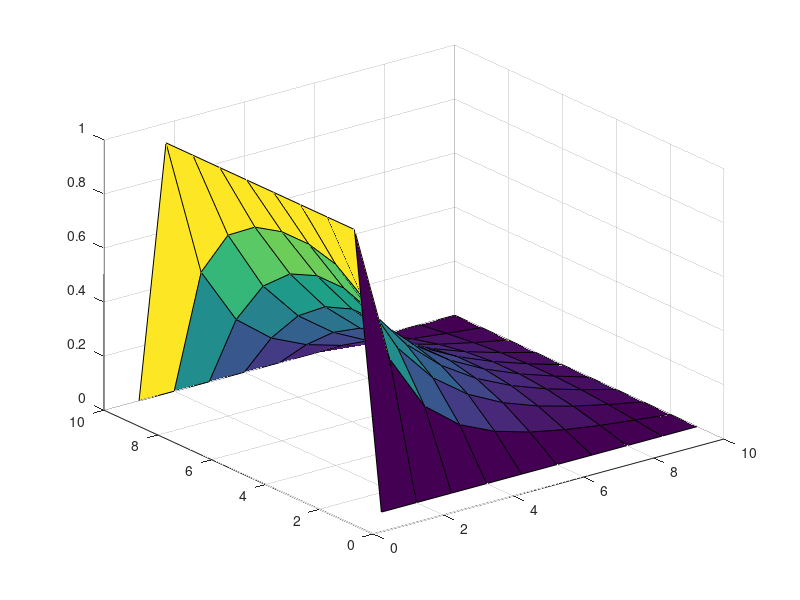
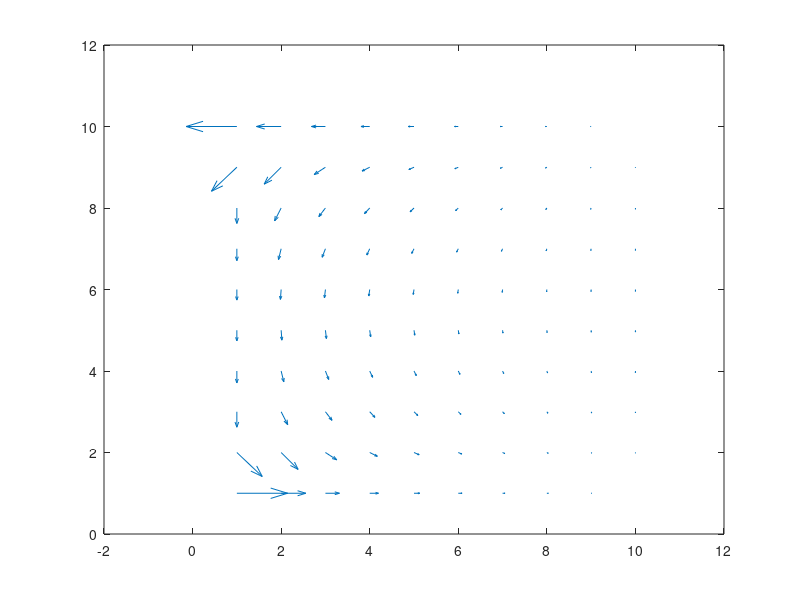

Write MATLAB code to recreate these figures, in order.
Max_iter = 100;
iter = 1;
nx = 10;
ny = 10;
V = zeros(nx,ny);
% Boundary conditions
V(:,1) = 1;     % Left
V(1,:) = 0;    % Top
V(:,ny) = 0;    % Right
V(nx,:) = 0;    % Bottom

while iter <= Max_iter
    for indexx = 2:9
        for indexy = 2:9
            V(indexx,indexy) = 0.25*(V(indexx+1,indexy)+V(indexx-1,indexy)+V(indexx,indexy+1)+V(indexx,indexy-1));
        end
    end
%     V(:,1) = ( V(indexx+1,indexy)+V(indexx-1,indexy)+V(indexx,indexy+1) )/3;
%     V(:,ny) = ( V(indexx+1,indexy)+V(indexx-1,indexy)+V(indexx,indexy-1) )/3; 
    
    iter = iter + 1;
    surf(V)    
    pause(0.1)
end
[Ex,Ey] = gradient(V);
figure(2)
quiver(Ey,Ex)
imboxfilt(V,3);